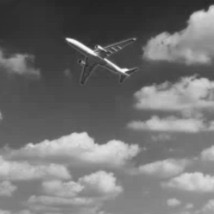
#> input picture plane.png, 214 x 214 px, found by its file name
$ python Lab2-1-1.py
#> lines starting #> are read from the running program, lines starting #| are printed output that depends on the picture
import cv2
import numpy as np
import matplotlib.pyplot as plt

# Load both images in grayscale mode
I1 = cv2.imread("plane.png", cv2.IMREAD_GRAYSCALE)
#> I1 is the input picture: shape (214, 214); min 35, max 254, mean 112.3
I2 = cv2.imread("car.png", cv2.IMREAD_GRAYSCALE)
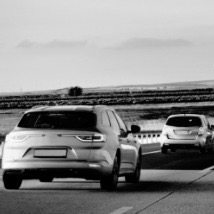
#> input picture car.png, 214 x 214 px, found by its file name
#> I2 is the input picture: shape (214, 214); min 0, max 255, mean 137.9


# Add the images and clip pixel values to stay within [0, 255]
Iadd = np.clip(I1.astype(np.int16) + I2.astype(np.int16), 0, 255).astype(np.uint8)
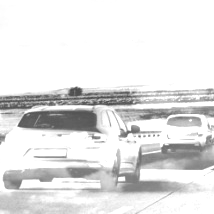
#> Iadd: shape (214, 214); min 75, max 255, mean 226.6

# Display images
plt.figure(figsize=(10, 5))

plt.subplot(1, 3, 1)
plt.imshow(I1, cmap="gray")
plt.title("Image 1: Plane")
plt.axis("off")

plt.subplot(1, 3, 2)
plt.imshow(I2, cmap="gray")
plt.title("Image 2: Car")
plt.axis("off")

plt.subplot(1, 3, 3)
plt.imshow(Iadd, cmap="gray")
plt.title("Added Image")
plt.axis("off")

plt.show()
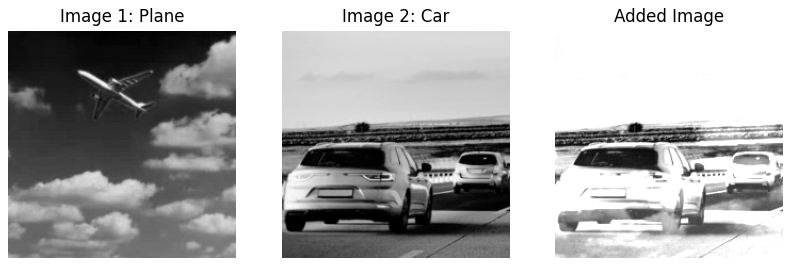
#> figure drawn by matplotlib, 3 panels
